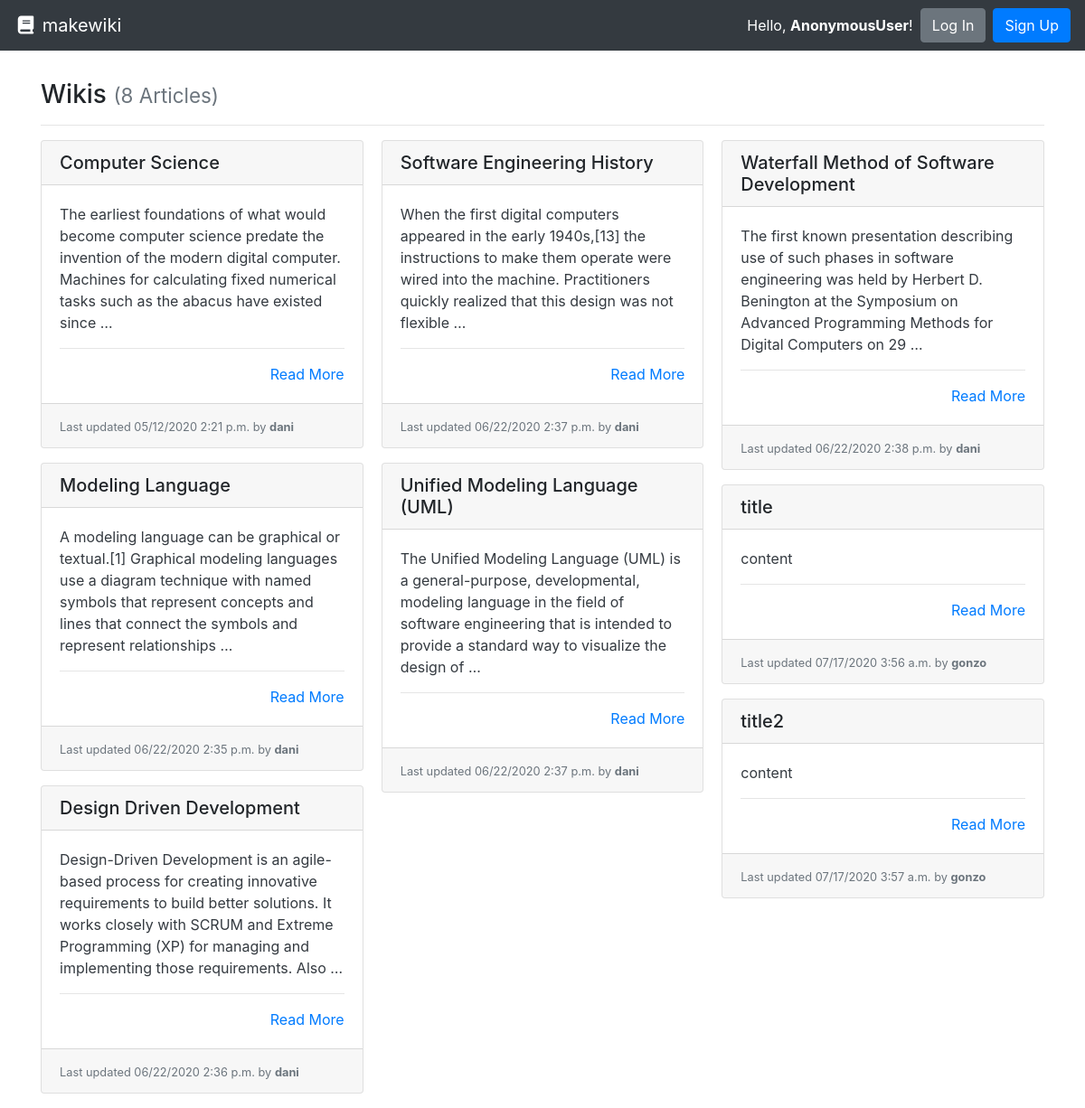
The app's page /, older data.
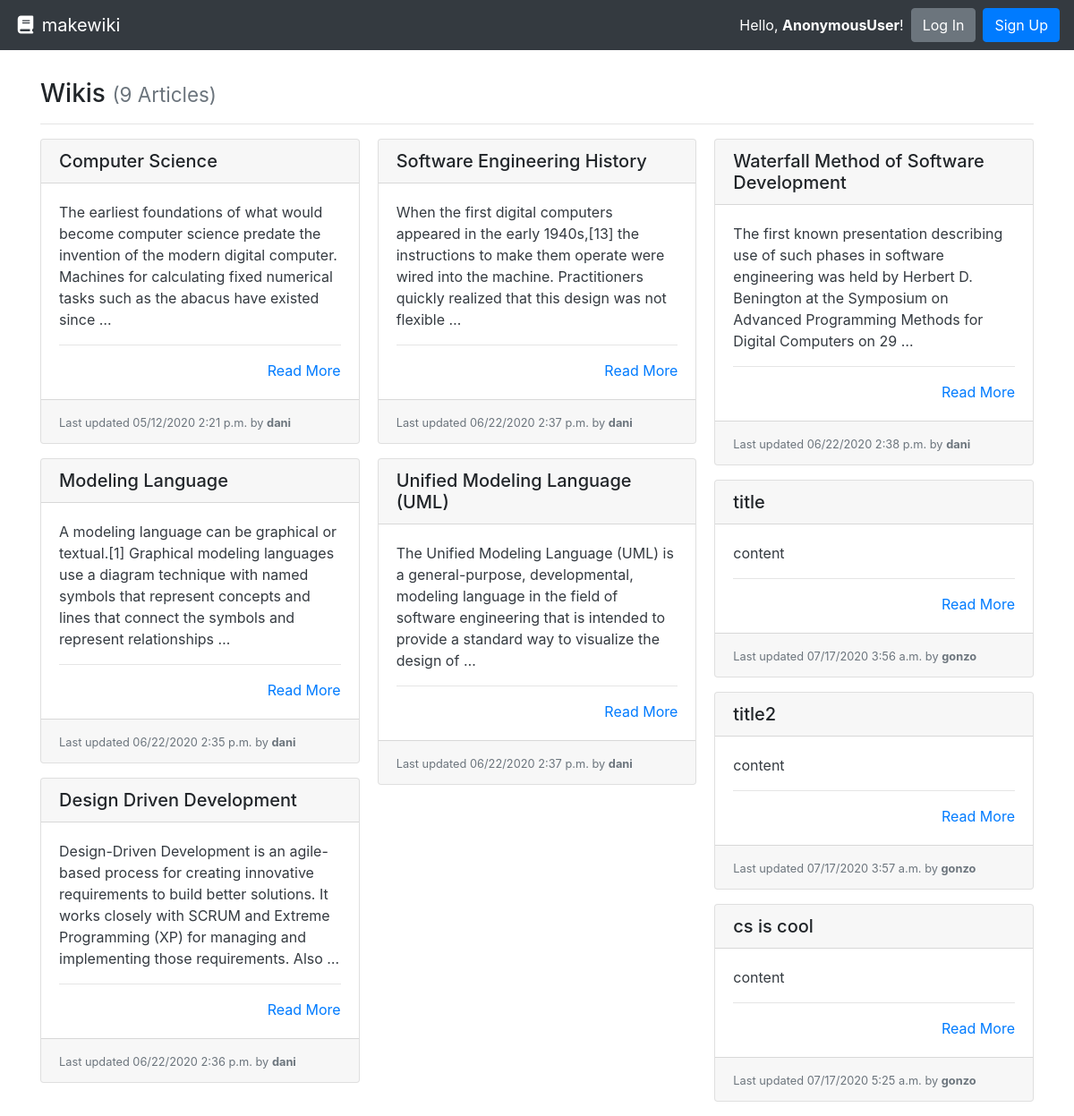
The same page, newer data.
### wiki/models.py (models this page shows, shortened)
class Article(models.Model):
    title = models.CharField(max_length=settings.WIKI_ARTICLE_TITLE_MAX_LENGTH, unique=True,
                             help_text="Title of your article.")
    author = models.ForeignKey(User, on_delete=models.PROTECT,
                               help_text="The user that posted this article.")
    slug = models.CharField(max_length=settings.WIKI_ARTICLE_TITLE_MAX_LENGTH, blank=True, editable=False,
                            help_text="Unique URL path to access this article. Generated by the system.")
    content = models.TextField(
        help_text="Write the content of your particleage here.")
    created = models.DateTimeField(auto_now_add=True,
                                   help_text="The date and time this article was created. Automatically generated when the model saves.")
    modified = models.DateTimeField(auto_now=True,
                                    help_text="The date and time this article was updated. Automatically generated when the model updates.")

### wiki/views.py (the view)
# urls.py: path('', ArticleListView.as_view(), name='wiki-list-page'),
class ArticleListView(ListView):
    model = Article
    def get(self, request):
        articles = self.get_queryset().all()
        return render(request, 'list.html', {
          'articles': articles
        })

### wiki/templates/list.html
{% extends "base.html" %}
{% block content %}
  <h3>Wikis {% if articles %}<small class="text-muted">({{ articles|length }} Article{{ articles|length|pluralize:"s" }})</small>{% endif %}</h3>
  <hr>
  {% if articles %}
    <div class="card-columns">
      {% for article in articles %}
        {% include "partials/card.html" %}
      {% endfor %}
    </div>
  {% else %}
    <div class="alert alert-primary" role="alert">No pages to display.</div>
  {% endif %}
{% endblock %}

### wiki/templates/partials/card.html
<div class="card mb-3">
  <h5 class="card-header ">{{ article.title }}</h5>
  <div class="card-body border-dark">
    <p class="card-text text-dark">
      {{ article.content|truncatewords_html:30 }}
      <hr>
      <div class="text-right"><a href="{% url 'wiki-details-page' article.slug %}" title="Read More">Read More</a></div>
  </div>
  <div class="card-footer">
    <small class="text-muted">Last updated {{ article.modified|date:"SHORT_DATETIME_FORMAT" }} by <b>{{ article.author.username }}</b></small>
  </div>
</div>

Row changes from the older to the newer data that the page shows:
added Article: title "cs is cool", content "content", modified "07/17/2020 5:25 a.m.", author.username "gonzo"
Text that changed along with them:
{{ articles|length }}: "8" → "9"
